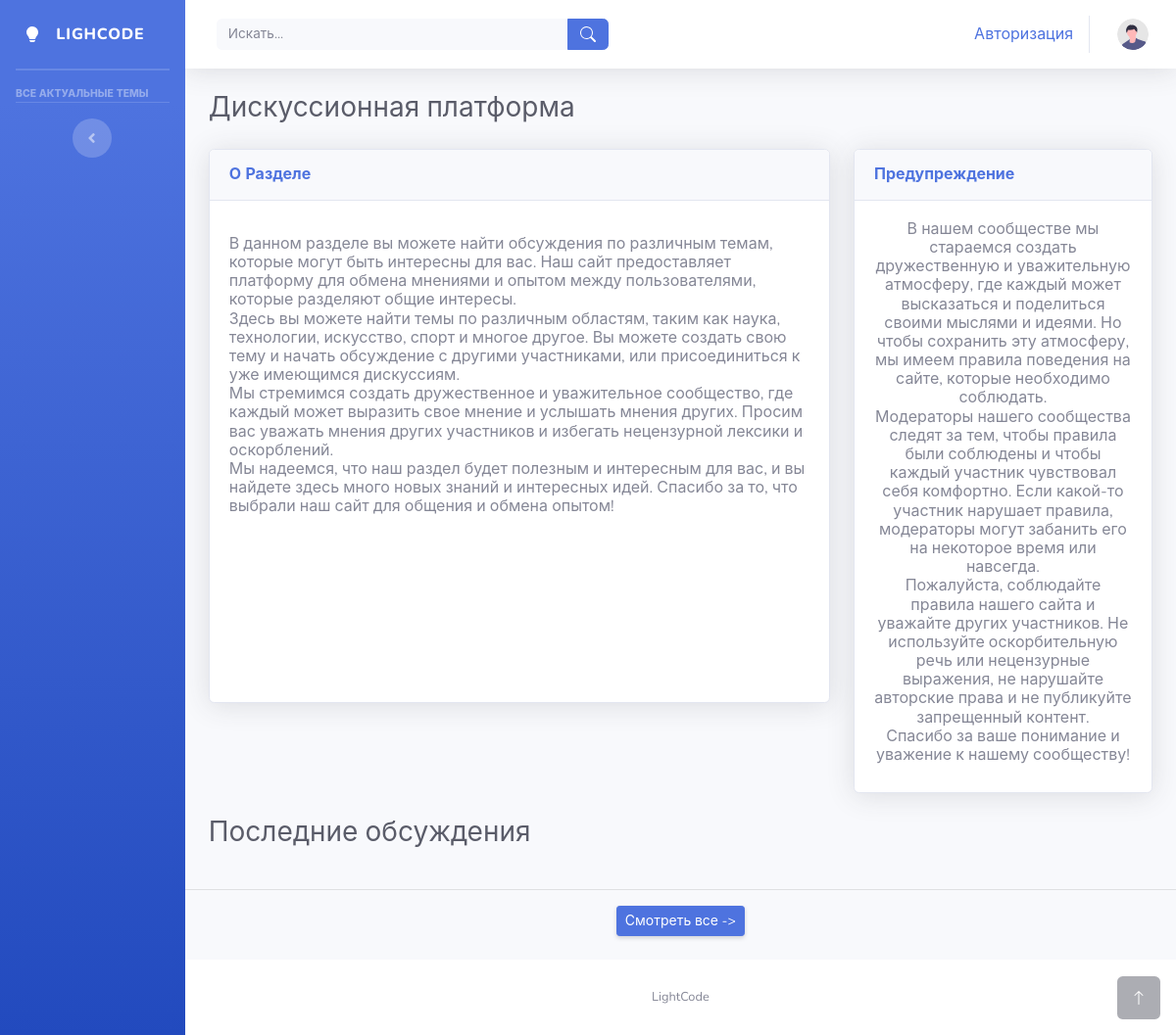
/forum/, run on an earlier commit of the app's database.
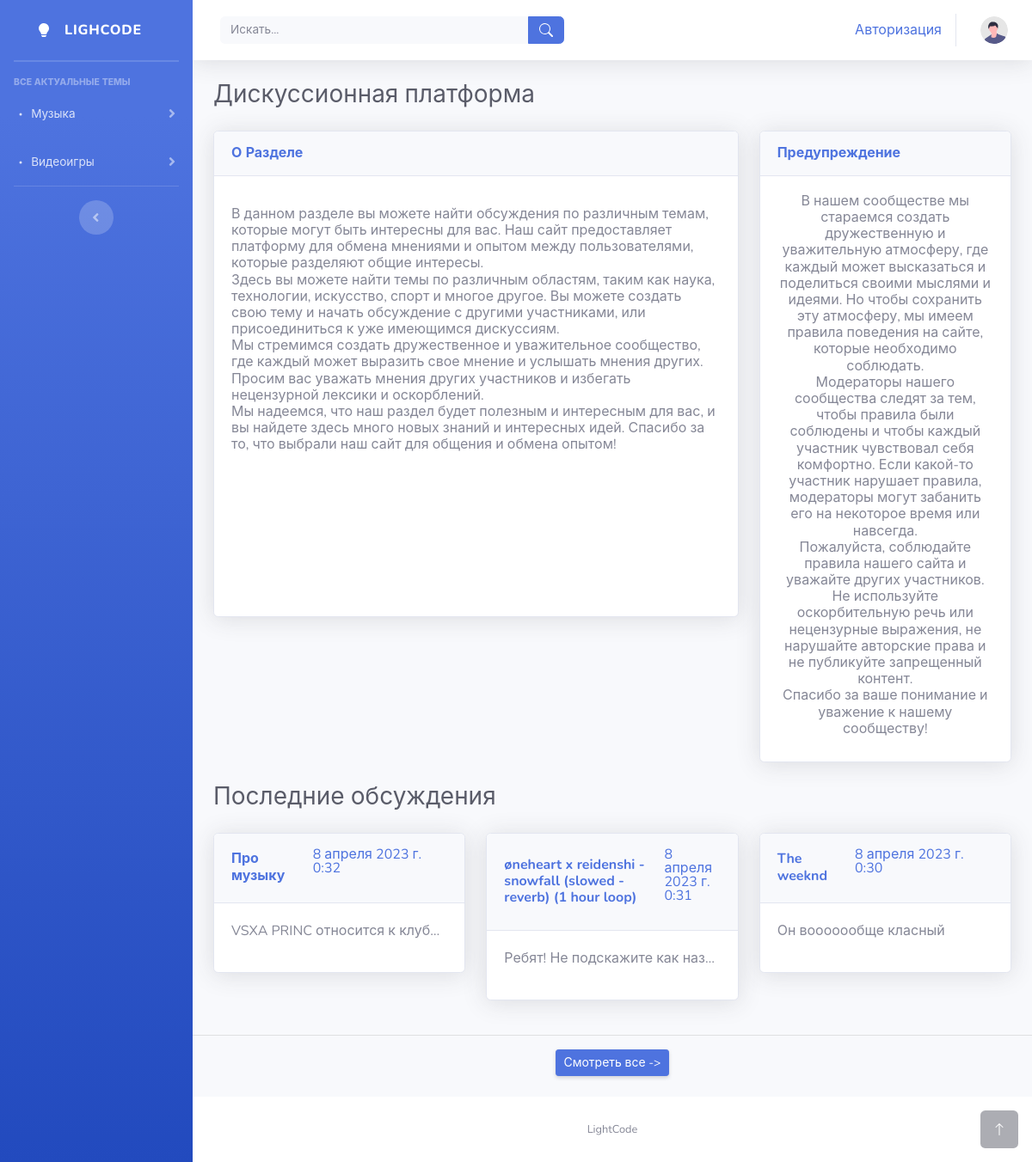
And on a later commit of the database.
### forum/models.py (models this page shows, shortened)
class Topic(models.Model):
    title = models.CharField(max_length=123, verbose_name='Название')
    slug = models.SlugField()
    parent_topic = models.ForeignKey('self', on_delete=models.CASCADE, blank=True, null=True, verbose_name='Главная тема')
    created_date = models.DateTimeField(auto_now_add=True, verbose_name='Дата создания')
    class Meta:
        verbose_name = 'Тема'
        verbose_name_plural = 'Темы'

class Question(models.Model):
    user = models.ForeignKey(User, on_delete=models.CASCADE, verbose_name='Пользователь')
    topic = models.ForeignKey(Topic, on_delete=models.CASCADE, verbose_name='Тема')
    title = models.CharField(max_length=225, verbose_name='Название')
    body = models.TextField(verbose_name='Контент')
    created_date = models.DateTimeField(auto_now_add=True, verbose_name='Дата создания')
    class Meta:
        verbose_name = 'Вопрос'
        verbose_name_plural = 'Вопросы'

### forum/views.py (the view)
# urls.py: path('', views.index, name='main_page'),
def index(request):
    main_topics = Topic.objects.filter(parent_topic__isnull=True)
    questions = Question.objects.all().order_by('-id')[:3]
    return render(request, template_name='forum/index.html', context={'main_topics': main_topics, 'questions': questions})

### forum/templates/forum/index.html (shortened to what the changed rows need)
{% load static %}
{% load i18n %}
<html lang="en">
<head>
    <link href="{% static 'vendor/css/all.min.css' %}" rel="stylesheet">
    <link rel='stylesheet' href='https://cdnjs.cloudflare.com/ajax/libs/font-awesome/4.7.0/css/font-awesome.min.css'>
    <link rel="stylesheet" href="https://use.fontawesome.com/releases/v5.8.1/css/all.css">
    <link href="{% static 'css/sb-admin-2.min.css' %}" rel="stylesheet">
</head>
<body id="page-top">
    <div id="wrapper">
        <ul class="navbar-nav bg-gradient-primary sidebar sidebar-dark accordion" id="accordionSidebar">
            {% for main_topic in main_topics %}
                <li class="nav-item">
                    <a class="nav-link collapsed" href="#" data-toggle="collapse" data-target="#{{ main_topic.slug }}" aria-expanded="true" aria-controls="{{ main_topic.slug }}">
                        <svg xmlns="http://www.w3.org/2000/svg" width="16" height="16" fill="currentColor" class="bi bi-dot" viewBox="0 0 16 16">
                            <path d="M8 9.5a1.5 1.5 0 1 0 0-3 1.5 1.5 0 0 0 0 3z"/>
                        </svg>
                        <span>{{ main_topic.title }}</span>
                    </a>
                </li>
            {% endfor %}
        </ul>
        <div id="content-wrapper" class="d-flex flex-column">
            <div id="content">
                <div class="container-fluid">
                    <div class="d-sm-flex align-items-center justify-content-between mb-4">
                        <h1 class="h3 mb-0 text-gray-800">{% trans 'Дискуссионная платформа' %}</h1>
                    </div>
                    <div class="d-sm-flex align-items-center justify-content-between mb-4">
                        <h1 class="h3 mb-0 text-gray-800">{% trans 'Последние обсуждения' %}</h1>
                    </div>
                    <div class="row row-cols-1 row-cols-md-3 g-4">
                        {% for question in questions %}
                            <div class="col">
                                <div class="card shadow mb-4">
                                    <a href="{% url 'question_detail' question.id %}">
                                        <div class="card-header py-3 d-flex flex-row align-items-center justify-content-between">
                                            <h6 class="m-0 font-weight-bold text-primary">{{ question.title }}</h6>
                                            <div class="dropdown no-arrow">
                                                <p>{{ question.created_date }}</p>
                                            </div>
                                        </div>
                                    </a>
                                    <div class="card-body">
                                        <p>{{ question.body }}</p>
                                    </div>
                                </div>
                            </div>
                        {% endfor %}
                    </div>
                </div>
                <center><a href="{% url 'question_list' %}" class="d-none d-sm-inline-block btn btn-sm btn-primary shadow-sm">{% trans 'Смотреть все' %} -></a></center><br>
            </div>
        </div>
    </div>
</body>
</html>

What changed in the data, as far as the page shows it:
added Topic: title "Музыка"
added Topic: title "Видеоигры"
added Question: title "Про музыку", created_date "8 апреля 2023 г. 0:32", body "VSXA PRINC относится к клуб…"
added Question: title "øneheart x reidenshi - snowfall (slowed - reverb) (1 hour loop)", created_date "8 апреля 2023 г. 0:31", body "Ребят! Не подскажите как наз…"
added Question: title "The weeknd", created_date "8 апреля 2023 г. 0:30", body "Он вооооообще класный"
